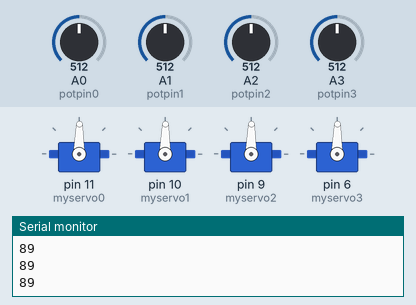
Bench run of a sketch on a simulated Arduino Uno, built with avr-gcc and run on an emulated ATmega328P. Parts: 4 × servo, the last lines printed to the serial monitor. Inputs (shaded band) come from the test bench; at power-on: A0 (potpin0) = 512, A1 (potpin1) = 512, A2 (potpin2) = 512, A3 (potpin3) = 512.

Above: at 1.2 s.
1.3 s: A0 (potpin0) set to 716
At 1.8 s:
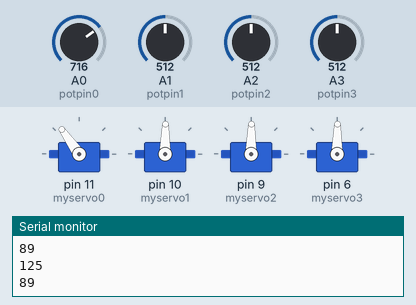
2.8 s: A1 (potpin1) set to 306
At 3.8 s:
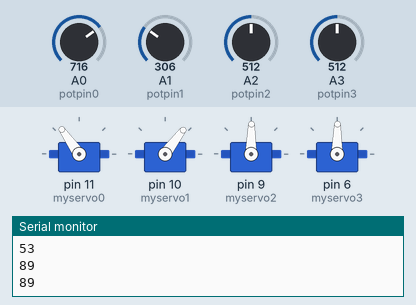
4.3 s: A2 (potpin2) set to 992
At 4.7 s:
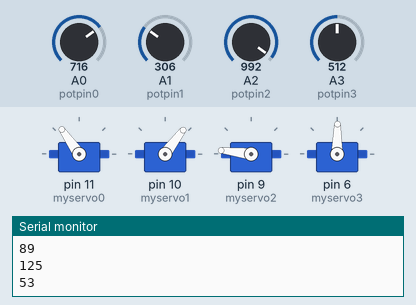
5.8 s: A3 (potpin3) set to 716
At 6.7 s:
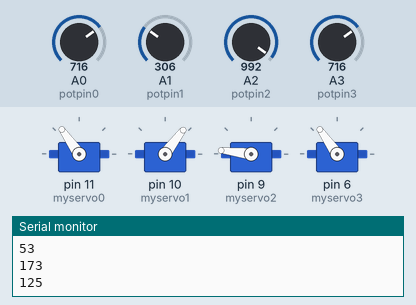
7.3 s: A1 (potpin1) set to 30
At 8.2 s:
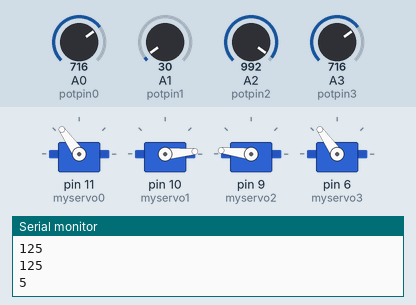
8.8 s: A0 (potpin0) set to 992
At 10.2 s:
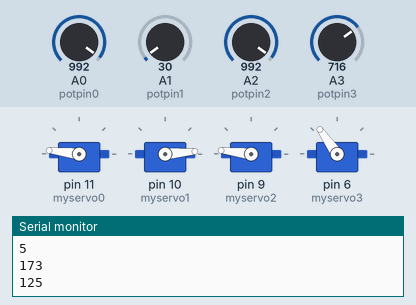
Timing chart, 0 to 11.3 s (numbered marks = the images above; inputs shaded):
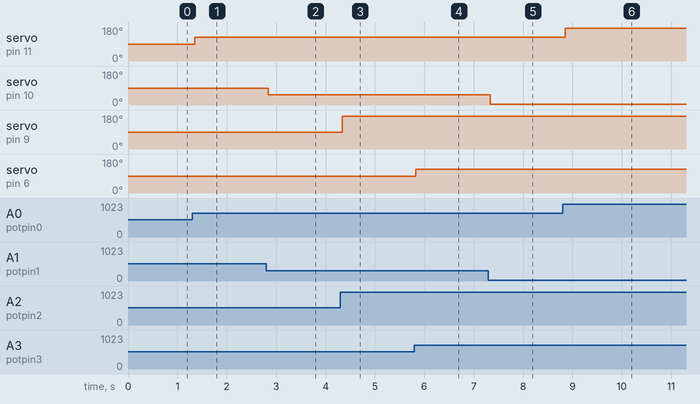

The sketch:

MeArm.ino
```cpp
// Controlling a servo position using a potentiometer (variable resistor)
// by Michal Rinott <http://people.interaction-ivrea.it/m.rinott>
// Used Michal's code but x4 to control the MeArm v0.3 - Ben Gray

#include <Servo.h>

Servo myservo0, myservo1, myservo2, myservo3 ;  // create servo object to control a servo

int potpin0 = 0;  // analog pin used to connect the potentiometer
int potpin1 = 1;  // analog pin used to connect the potentiometer
int potpin2 = 2;  // analog pin used to connect the potentiometer
int potpin3 = 3;  // analog pin used to connect the potentiometer
int val0;    // variable to read the value from the analog pin
int val1;    // variable to read the value from the analog pin
int val2;    // variable to read the value from the analog pin
int val3;    // variable to read the value from the analog pin

void setup()
{
  Serial.begin(9600);
  myservo0.attach(11);  // attaches the servo on pin 11 to the servo object
  myservo1.attach(10);  // attaches the servo on pin 10 to the servo object
  myservo2.attach(9);  // attaches the servo on pin 9 to the servo object
  myservo3.attach(6);  // attaches the servo on pin 6 to the servo object
}

void loop()
{
  val0 = analogRead(potpin0);            // reads the value of the potentiometer (value between 0 and 1023)
  val0 = map(val0, 0, 1023, 0, 179);     // scale it to use it with the servo (value between 0 and 180)
  myservo0.write(val0);                 // sets the servo position according to the scaled value
  Serial.println(val0);
  delay(15);                           // waits for the servo to get there
  val1 = analogRead(potpin1);            // reads the value of the potentiometer (value between 0 and 1023)
  val1 = map(val1, 0, 1023, 0, 179);     // scale it to use it with the servo (value between 0 and 180)
  myservo1.write(val1);
  Serial.println(val1);  // sets the servo position according to the scaled value
  delay(15);                           // waits for the servo to get there
  val2 = analogRead(potpin2);            // reads the value of the potentiometer (value between 0 and 1023)
  val2 = map(val2, 0, 1023, 0, 179);     // scale it to use it with the servo (value between 0 and 180)
  myservo2.write(val2);                  // sets the servo position according to the scaled value
  Serial.println(val2);
  delay(15);                           // waits for the servo to get there
  val3 = analogRead(potpin3);            // reads the value of the potentiometer (value between 0 and 1023)
  val3 = map(val3, 0, 1023, 0, 179);     // scale it to use it with the servo (value between 0 and 180)
  myservo3.write(val3);                  // sets the servo position according to the scaled value
  Serial.println(val3);
  delay(15);                           // waits for the servo to get there
}
```

Measured:
- after the input at 1.3 s, servo on pin 11 (myservo0): 89° → 125° after 0.05 s
- after the input at 2.8 s, servo on pin 10 (myservo1): 89° → 53° at once
- after the input at 4.3 s, servo on pin 9 (myservo2): 89° → 173° at once
- after the input at 5.8 s, servo on pin 6 (myservo3): 89° → 125° at once
- after the input at 7.3 s, servo on pin 10 (myservo1): 53° → 5° at once
- after the input at 8.8 s, servo on pin 11 (myservo0): 125° → 173° after 0.06 s
